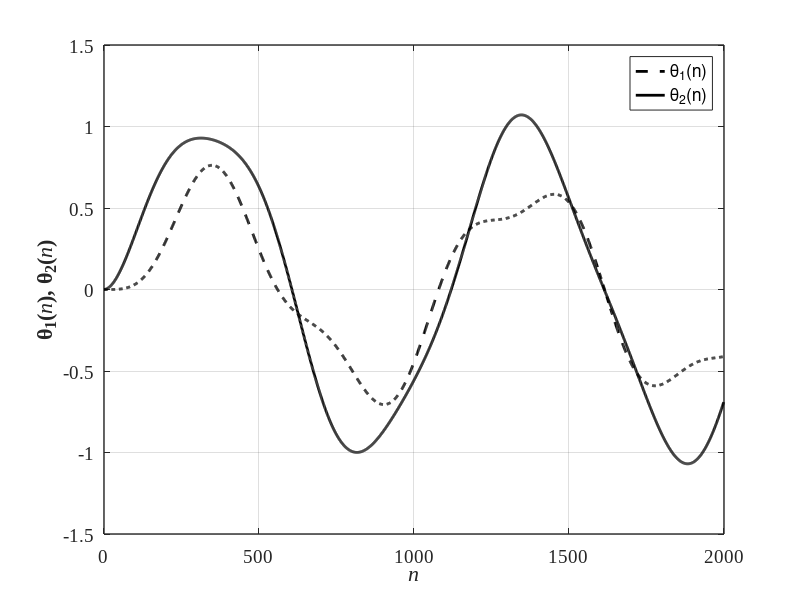

MATLAB code for this plot:
%% Structural Dynamics and Vibration Control(M. Azimi et al.)
%% Example 6-13: Response of a two-DOF Disks

clc; clear; close all;
%%
I = 1;              % Mass
k = 1;              % Torsional Stiffness (= GJ/L)
M = I*[1 0;0 1];    % Mass Matrix
K = k*[2 -1;-1 1];  % Stiffness Matrix

%%
[u,W] = eig(K,M);   % Eigenvalue 
                    % W =  Eigenvalues
                    
u(:,1) = u(:,1)/max(u(:,1));    % normalization
u(:,2) = u(:,2)/max(u(:,2));

[w(1),I1] = min(max(W));        % Relabeling 
[w(2),I2] = max(max(W));

w(1) = sqrt(w(1));  % Lowest wn
w(2) = sqrt(w(2));  % Highest wn

U(:,1) = u(:,I1);   % Relabelling 
U(:,2) = u(:,I2);

m1 = U(:,1)'*M*U(:,1);          % Mass Quantities
m2 = U(:,2)'*M*U(:,2);

T = 0.01;           % Sampling Period
N = 2000;           % Sampling Times
M2 = 1;             % Second Disk Torque Amplitude

alpha = 1;
n = [1:N];

N1 = U(:,1)'*[zeros(1,N);M2*exp(-alpha*n*T)]; % Modal Forces
N2 = U(:,2)'*[zeros(1,N);M2*exp(-alpha*n*T)];

g1 = T*sin((n-1)*w(1)*T)/(m1*w(1));      % Discrete Time Impulse Responses
g2 = T*sin((n-1)*w(2)*T)/(m2*w(2));

c1 = conv(N1,g1);   % Convolution Sum
c2 = conv(N2,g2);

theta = U(:,1)*c1(1:N)+U(:,2)*c2(1:N);        % N Samples for Plotting
n = [0:N-1];

%% Plot 
figure(1); set(figure(1), 'Position', [200   100   883   400])
    hold on; grid on; box on;
    plot1  =  plot(n,theta(1,:),n,theta(2,:));

    set(plot1(1),'LineStyle','--','DisplayName','\theta_{1}(n)','LineWidth',2,'Color',[0 0 0]);
    set(plot1(2),'LineStyle','-','DisplayName','\theta_{2}(n)','LineWidth',2,'Color',[0 0 0]);
    set(gca, 'LineWidth',1, 'FontWeight','normal', 'FontName','Times New Roman', 'FontSize',14)               
    xlabel('\itn', 'fontsize',16, 'fontname','Times New Roman','FontWeight','Bold')
    ylabel('\theta_1({\itn}), \theta_2({\itn})', 'fontsize',16, 'fontname','Times New Roman','FontWeight','Bold')

    legend('show')


%% Print
print('EX_6_13','-dpng')
